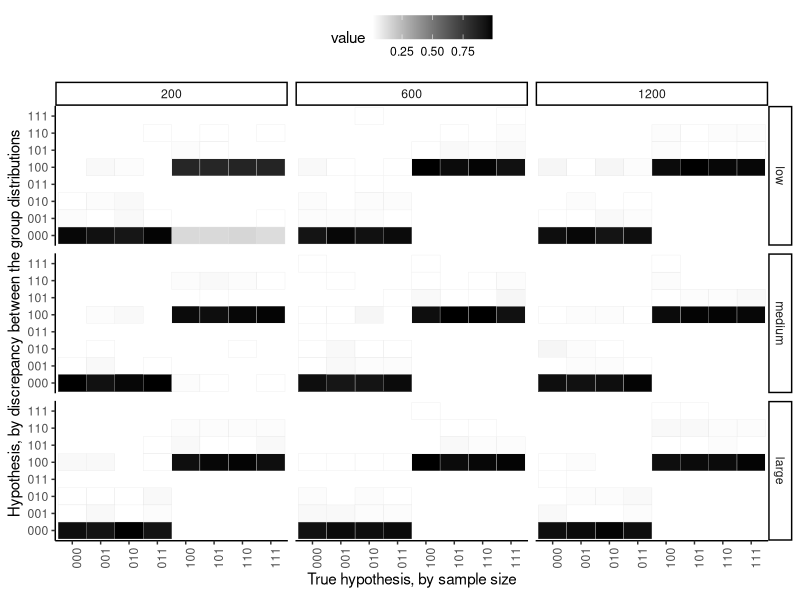
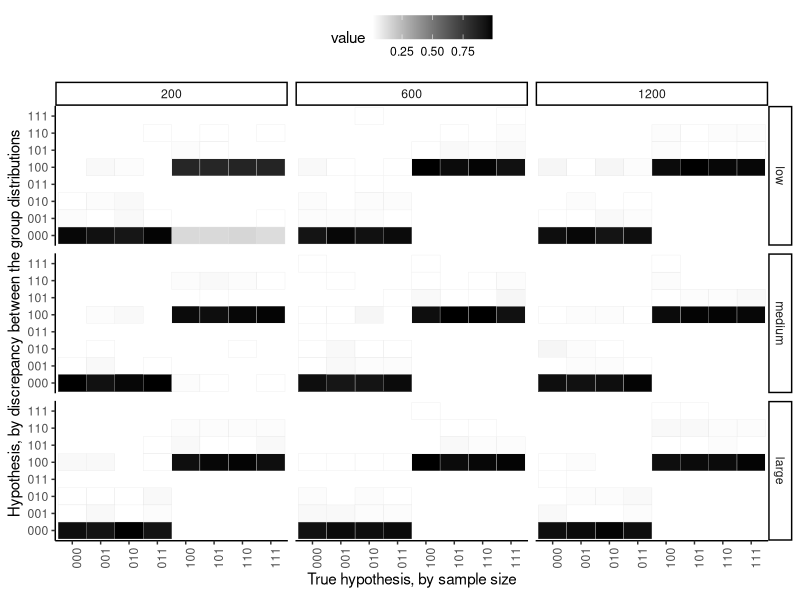

Source code (R) for these figures, in order:
# Reproduce images/webfig5.(pdf/eps)

## Load the relevant libraries
library(dplyr)
library(ggplot2)
library(readr)

## Create the plot
p <-
    readr::read_csv("data/webfig5.csv") %>%
    dplyr::mutate(
        N = factor(N),
        l = factor(l, labels = c("low", "medium", "large")),
        H0 = factor(H0),
        H1 = factor(H1)
    ) %>%
    ggplot(aes(H0, H1)) +
    geom_tile(aes(fill = value), color = "grey90") +
    facet_grid(l ~ N) +
    labs(
        y = "Hypothesis, by discrepancy between the group distributions",
        x = expression(paste("True hypothesis, by sample size"))
    ) +
    theme_classic() +
    theme(legend.position = "top") +
    scale_fill_gradient(low = "white", high = "black") +
    theme(axis.text.x = element_text(angle = 90))

## Save the plot in pdf format
ggsave("images/webfig5.pdf", p, width = 6, height = 5)
ggsave("images/webfig5.eps", p, width = 6, height = 5)
